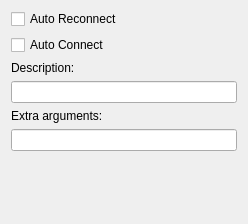
                    <widget class="QWidget" name="scrollAreaWidgetContents">
                     <property name="geometry">
                      <rect>
                       <x>0</x>
                       <y>0</y>
                       <width>248</width>
                       <height>224</height>
                      </rect>
                     </property>
                     <property name="sizePolicy">
                      <sizepolicy hsizetype="Preferred" vsizetype="Ignored">
                       <horstretch>0</horstretch>
                       <verstretch>0</verstretch>
                      </sizepolicy>
                     </property>
                     <layout class="QVBoxLayout" name="verticalLayout">
                      <property name="topMargin">
                       <number>9</number>
                      </property>
                      <property name="bottomMargin">
                       <number>9</number>
                      </property>
                      <item>
                       <widget class="QCheckBox" name="checkAutoReconnect">
                        <property name="toolTip">
                         <string>Automatically reconnect the tunnel when the connection is lost</string>
                        </property>
                        <property name="text">
                         <string>Auto Reconnect</string>
                        </property>
                       </widget>
                      </item>
                      <item>
                       <widget class="QCheckBox" name="checkAutoConnect">
                        <property name="enabled">
                         <bool>true</bool>
                        </property>
                        <property name="toolTip">
                         <string>Automatically connect the tunnel on application startup</string>
                        </property>
                        <property name="text">
                         <string>Auto Connect</string>
                        </property>
                       </widget>
                      </item>
                      <item>
                       <widget class="QLabel" name="labelTunnelDescription">
                        <property name="toolTip">
                         <string>&lt;html&gt;&lt;head/&gt;&lt;body&gt;&lt;p&gt;Variable name: &lt;span style=&quot; font-weight:600;&quot;&gt;${description}&lt;/span&gt;&lt;/p&gt;&lt;p&gt;This text is displayed next to the name in the hosts tree, formatted as: &lt;span style=&quot; font-family:'Courier New';&quot;&gt;name - description&lt;/span&gt;.&lt;/p&gt;&lt;/body&gt;&lt;/html&gt;</string>
                        </property>
                        <property name="text">
                         <string>Description:</string>
                        </property>
                       </widget>
                      </item>
                      <item>
                       <widget class="QLineEdit" name="editTunnelDescription"/>
                      </item>
                      <item>
                       <widget class="QLabel" name="labelExtraArguments">
                        <property name="sizePolicy">
                         <sizepolicy hsizetype="Preferred" vsizetype="Preferred">
                          <horstretch>0</horstretch>
                          <verstretch>0</verstretch>
                         </sizepolicy>
                        </property>
                        <property name="toolTip">
                         <string>&lt;html&gt;&lt;head/&gt;&lt;body&gt;&lt;p&gt;-X -x : enable / disable X11 forwarding&lt;/p&gt;&lt;p&gt;-A -a : enable / disable agent forwarding&lt;/p&gt;&lt;p&gt;-t -T : enable / disable pty allocation&lt;/p&gt;&lt;p&gt;-4 -6 : force use of IPv4 or IPv6&lt;/p&gt;&lt;p&gt;-noagent : disable use of Pageant&lt;/p&gt;&lt;p&gt;-agent : enable use of Pageant&lt;/p&gt;&lt;p&gt;-m file : read remote command(s) from file&lt;/p&gt;&lt;p&gt;-s : remote command is an SSH subsystem (SSH-2 only)&lt;/p&gt;&lt;p&gt;-N : don't start a shell/command (SSH-2 only)&lt;/p&gt;&lt;p&gt;&lt;span style=&quot; font-weight:600;&quot;&gt;Please note that the -N option should allways be specified&lt;/span&gt;&lt;/p&gt;&lt;/body&gt;&lt;/html&gt;</string>
                        </property>
                        <property name="text">
                         <string>Extra arguments:</string>
                        </property>
                       </widget>
                      </item>
                      <item>
                       <widget class="QLineEdit" name="editExtraArguments">
                        <property name="toolTip">
                         <string>&lt;html&gt;&lt;head/&gt;&lt;body&gt;&lt;p&gt;-X -x : enable / disable X11 forwarding&lt;/p&gt;&lt;p&gt;-A -a : enable / disable agent forwarding&lt;/p&gt;&lt;p&gt;-t -T : enable / disable pty allocation&lt;/p&gt;&lt;p&gt;-4 -6 : force use of IPv4 or IPv6&lt;/p&gt;&lt;p&gt;-noagent : disable use of Pageant&lt;/p&gt;&lt;p&gt;-agent : enable use of Pageant&lt;/p&gt;&lt;p&gt;-m file : read remote command(s) from file&lt;/p&gt;&lt;p&gt;-s : remote command is an SSH subsystem (SSH-2 only)&lt;/p&gt;&lt;p&gt;-N : don't start a shell/command (SSH-2 only)&lt;/p&gt;&lt;p&gt;&lt;span style=&quot; font-weight:600;&quot;&gt;Please note that the -N option should allways be specified&lt;/span&gt;&lt;/p&gt;&lt;/body&gt;&lt;/html&gt;</string>
                        </property>
                       </widget>
                      </item>
                      <item>
                       <spacer name="verticalSpacer_2">
                        <property name="orientation">
                         <enum>Qt::Orientation::Vertical</enum>
                        </property>
                        <property name="sizeHint" stdset="0">
                         <size>
                          <width>20</width>
                          <height>40</height>
                         </size>
                        </property>
                       </spacer>
                      </item>
                     </layout>
                    </widget>
